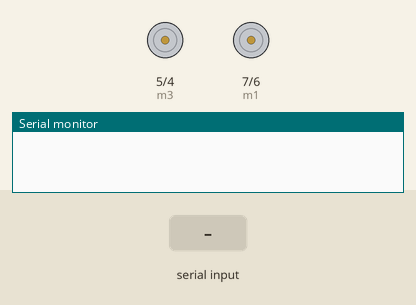
Simulated run of this sketch. Board: Arduino Uno, built with avr-gcc and run on an emulated ATmega328P. On the bench: motor-driver pin pairs drawn as motors (green arrow = first pin HIGH = forward, orange = second pin HIGH = backward, longer = more drive), the last lines printed to the serial monitor. The inputs (shaded band) are chosen by the test bench.

Above: at 1.2 s.
1.3 s: "90,45\n" received over the second serial link
At 3.4 s:
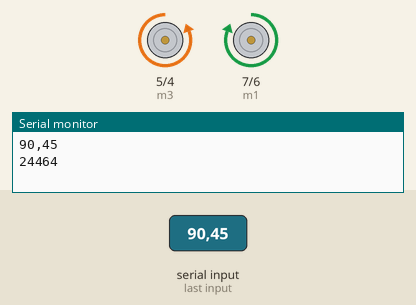
Timing chart, 0 to 28.2 s (numbered marks = the images above; inputs shaded):
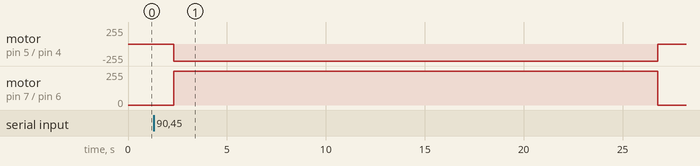

The sketch:

TASK_1.ino
```cpp
#include <SoftwareSerial.h>
SoftwareSerial Bluetooth(2,3);
int time = 0;
int m1=7;
int m2=6;
int m3=5;
int m4=4;
String input ;
void setup() {
  pinMode(m1, OUTPUT);
  pinMode(m2, OUTPUT);
  pinMode(m3, OUTPUT);
  pinMode(m4, OUTPUT);
  Serial.begin(9600);
  Bluetooth.begin(9600);
}

void loop() {
  if(Bluetooth.available()>0)
  {
    input=Bluetooth.readString();
    time=input.toInt();
    time=time*1000;
    Serial.println(input);
    Serial.println(time);
    forward();
    delay(time);
    stop();
  }

}
void forward()
{
  digitalWrite(m1, HIGH);
  digitalWrite(m2, LOW);
  digitalWrite(m3, LOW);
  digitalWrite(m4, HIGH);
}
void stop()
{
  digitalWrite(m1, LOW);
  digitalWrite(m2, LOW);
  digitalWrite(m3, LOW);
  digitalWrite(m4, LOW);
}
```

Measured:
- after the input at 1.3 s, motor on pin 5 (m3) / pin 4 (m4): stopped → backward 255/255 after 1.0 s, → stopped 24.5 s later; motor on pin 7 (m1) / pin 6 (m2): stopped → forward 255/255 after 1.0 s, → stopped 24.5 s later
